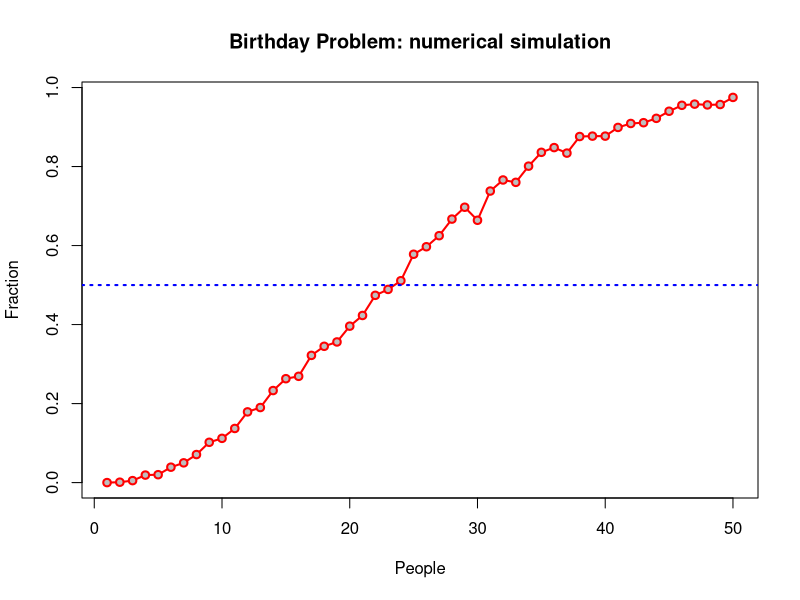
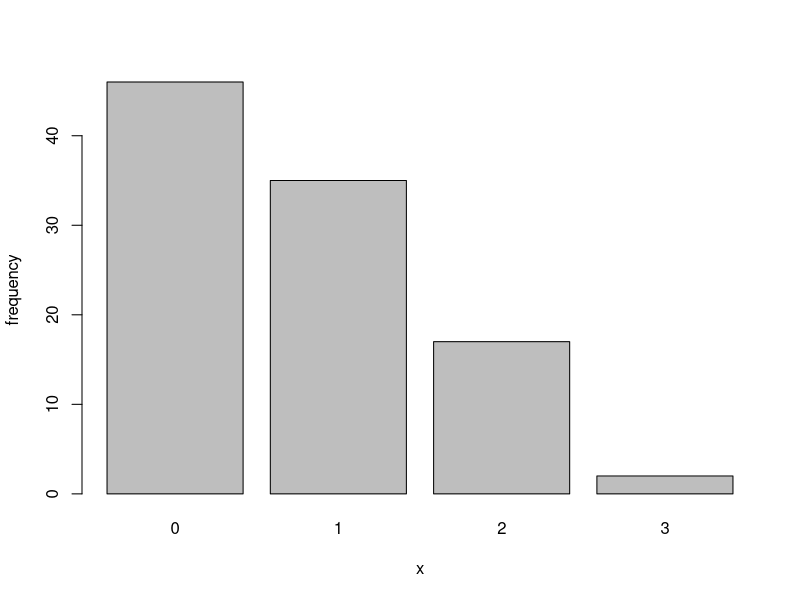
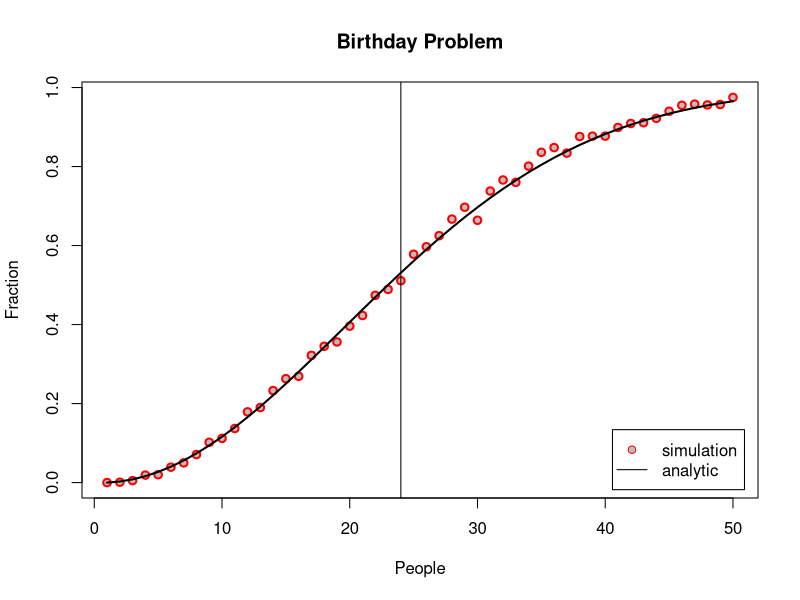

The R script that drew these images, in order:
## ---- chunk 1
n=40
B=sample(1:365, n, replace=TRUE)  # sample n birthdays
## ---- chunk 2
B
dups=duplicated(B) # What sort of object is dups?
anyDuplicated(B)   # What does this function return? When is it zero?
## ---- chunk 3
days=365
m=1000
B=sample(days, m*n, replace=TRUE) # mxn birthdays
dim(B)=c(m,n)                     # Birthday matrix: m parties x n participants
x=apply(B,1,anyDuplicated)        # apply anyDuplicated() function to each row (1) of B
fract=sum(x>0)/m                  # fraction of m parties with duplicates 
fract
## ---- chunk 4
myFract <- function (n,m=1000,days=365) {
  B=sample(days, m*n, replace=TRUE)  # sample n*m birthdays
  dim(B)=c(m,n)                      # convert to matrix
  x=apply(B,1,anyDuplicated)         # return first duplicated index or zero if none
  fract=sum(x>0)/m                   # fraction of entries in x bigger than zeros
  return(fract)
}
## ---- chunk 5
myFract(40)
myFract(40,m=100)
## ---- chunk 6
fract=vector("numeric",50)
for (n in 1:50) { fract[n]=myFract(n) }
plot(1:50, fract, main="Birthday Problem: numerical simulation", xlab="People", ylab="Fraction", 
     type="o", col="red", pch=21, bg="grey",lwd=2)

abline(h=0.5, lty=3, col="blue", lwd=2)
## ---- chunk 7
m=100
n=24
p=1/365
x=rbinom(m,size=n*(n-1)/2, prob=p) # generate m random numbers = number of successes

#  distribution of number of successes
table(x)
barplot(table(x), xlab="x", ylab="frequency") 
## ---- chunk 8
# same using dbinom. ?dbinom
dbinom(0:10, size=n*(n-1)/2, prob=p)

# the distribution function Pr[X<=x]
pbinom(0:10, size=n*(n-1)/2, prob=p)

# fraction of no success (0) as function of size
1 - dbinom(0, size=100:110, prob=p)

n = 1:50
N = n*(n-1)/2           # N is a vector!!!
fa = 1 - dbinom(0,N,p)  # probability of success: 1-P[X=0]
# fa = pbinom(0,N,p, lower.tail=FALSE)  # P[X>0]

plot(n, fract, main="Birthday Problem", xlab="People", ylab="Fraction", col="red", pch=21, bg="grey",lwd=2) # as before
points(n, fa, type="l", lwd=2)      # analytically using dbinom
#?points
legend("bottomright",inset=0.02, legend=c("simulation", "analytic"), 
       pch=c(21,NA), pt.bg=c("grey",NA), lty=c(NA,1), col=c("red","black"))
abline(v=24)
